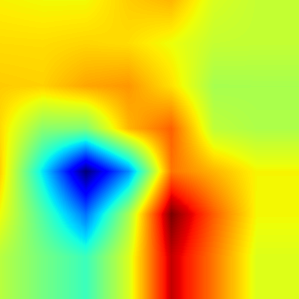
#> input picture actmap/sample/left_top.png, 299 x 299 px, found by its file name; its folder holds 2 pictures in this run
$ python cam.py   (Python 2 division)   (older library calls are emulated)
#> lines starting #> are read from the running program, lines starting #| are printed output that depends on the picture
#-*- coding:utf-8 -*-
import matplotlib.pyplot as plt
import tensorflow as tf
import os
from PIL import Image
import PIL
import utils
import numpy as np
import fundus_processing
from skimage.io import imsave
import scipy.misc
# [97 lines left out: functions get_class_map, inspect_cam, merge_all_cam, not called in this run]


if __name__ == '__main__':
    images=[]
    left_top = np.asarray(
        Image.open('/Users/seongjungkim/PycharmProjects/fundus/actmap/sample/left_top.png').convert('RGB'))
    right_top = np.asarray(
        Image.open('/Users/seongjungkim/PycharmProjects/fundus/actmap/sample/right_top.png').convert('RGB'))
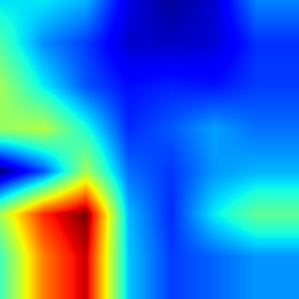
#> input picture actmap/sample/right_top.png, 299 x 299 px, found by its file name

    merged = np.add(left_top , right_top)
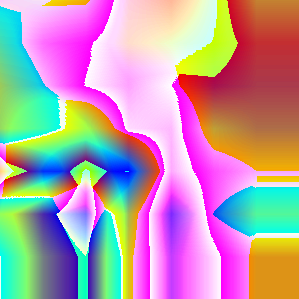
#> merged: shape (299, 299, 3); mean R, G, B 185.4, 154.9, 168.9
    images.append(left_top)

    images.append(right_top)
    images.append(merged)
    print np.max(merged)
#| 255
    print np.max(right_top)
#| 255
    plt.imshow(merged)
    plt.show()
    print np.shape(np.asarray(images))
#| (3, 299, 299, 3)


"""
def eval_inspect_cam(sess, cam , top_conv ,test_imgs , x, y_ ,phase_train, y , savedir_root):
    ABNORMAL_LABEL =np.asarray([[0,1]])
    NORMAL_LABEL = np.asarray([[1,0]])

    try:
        os.mkdir(savedir_root);
    except Exception:
        pass;

    num_images = len(test_imgs)
    for s in range(num_images):
        print s
        save_dir=os.path.join(savedir_root , 'img_{}'.format(s))
        try:os.mkdir(save_dir);
        except Exception:pass;
        if __debug__ ==True:
            print test_imgs[s].shape
        if test_imgs[s].shape[-1]==1:
            plt.imsave('{}/image_test.png'.format(save_dir) ,test_imgs[s].reshape([test_imgs[s].shape[0] , test_imgs.shape[1]]))
        else :
            plt.imsave('{}/image_test.png'.format(save_dir), test_imgs[s])
        img=test_imgs[s:s+1]
        conv_val , output_val =sess.run([top_conv , y] , feed_dict={x:img , phase_train:False})
        cam_ans_abnormal= sess.run( cam ,  feed_dict={ y_:ABNORMAL_LABEL , top_conv:conv_val ,phase_train:False })
        cam_ans_normal = sess.run(cam, feed_dict={y_: NORMAL_LABEL, top_conv: conv_val , phase_train:False})


        cam_vis_abnormal=list(map(lambda x: (x-x.min())/(x.max()-x.min()) , cam_ans_abnormal))
        cam_vis_normal=list(map(lambda x: (x-x.min())/(x.max()-x.min()) , cam_ans_normal))

        for vis , ori in zip(cam_vis_abnormal , img):

            if ori.shape[-1]==1: #grey
                plt.imshow( 1-ori.reshape([ori.shape[0] , ori.shape[1]]))
            vis_abnormal=vis.reshape([vis.shape[0], vis.shape[1]])
            plt.imshow( vis_abnormal, cmap=plt.cm.jet , alpha=0.5 , interpolation='nearest' , vmin=0 , vmax=1)
            plt.show()
            plt.imsave('{}/actmap_abnormal_label_0.png'.format(save_dir) , vis_abnormal)
        for vis, ori in zip(cam_vis_normal, img):

            if ori.shape[-1] == 1:  # grey
                plt.imshow(1 - ori.reshape([ori.shape[0], ori.shape[1]]))
            vis_normal = vis.reshape([vis.shape[0], vis.shape[1]])
            plt.imshow(vis_normal, cmap=plt.cm.jet, alpha=0.5, interpolation='nearest', vmin=0, vmax=1)
            plt.imsave('{}/actmap_abnormal_label_1.png'.format(save_dir) , vis_normal)
        return vis_abnormal , vis_normal
"""
